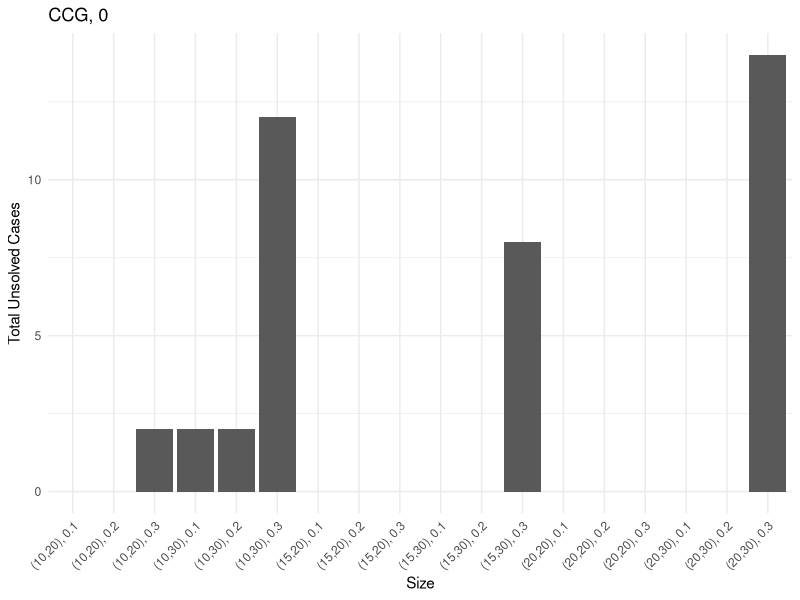
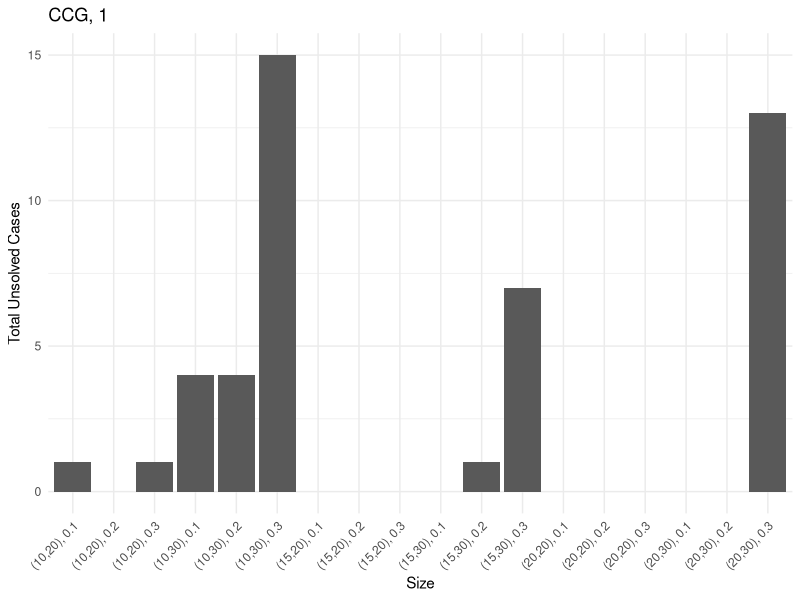
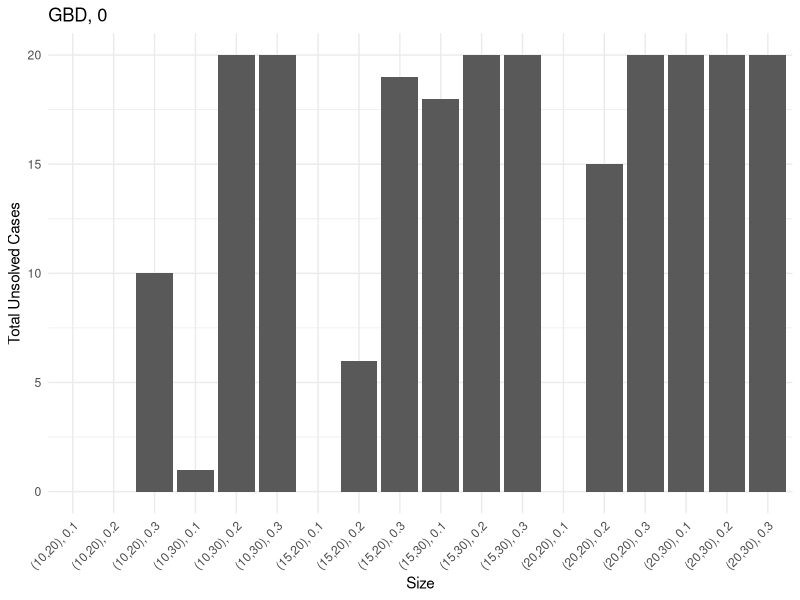
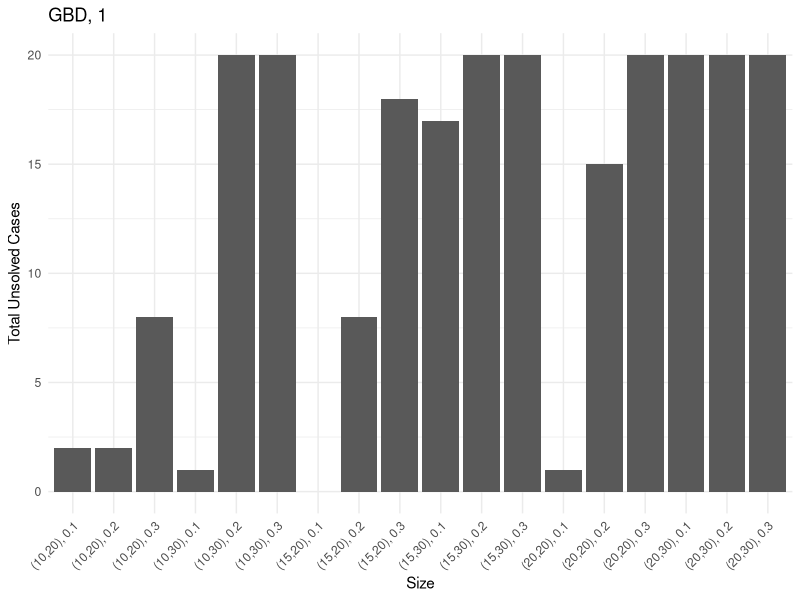
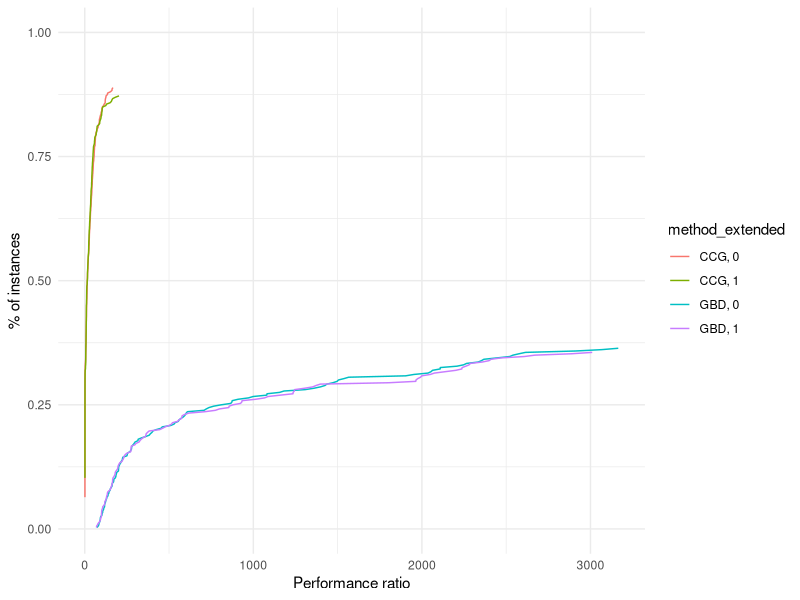
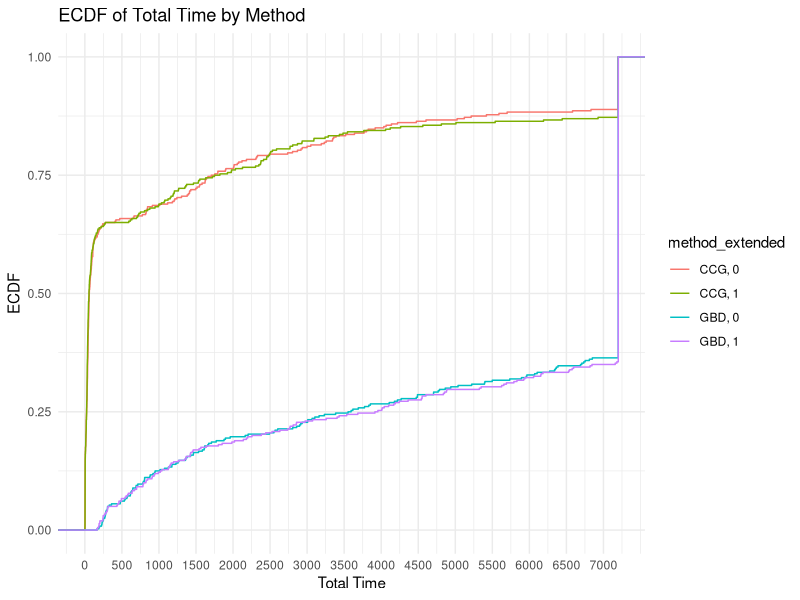
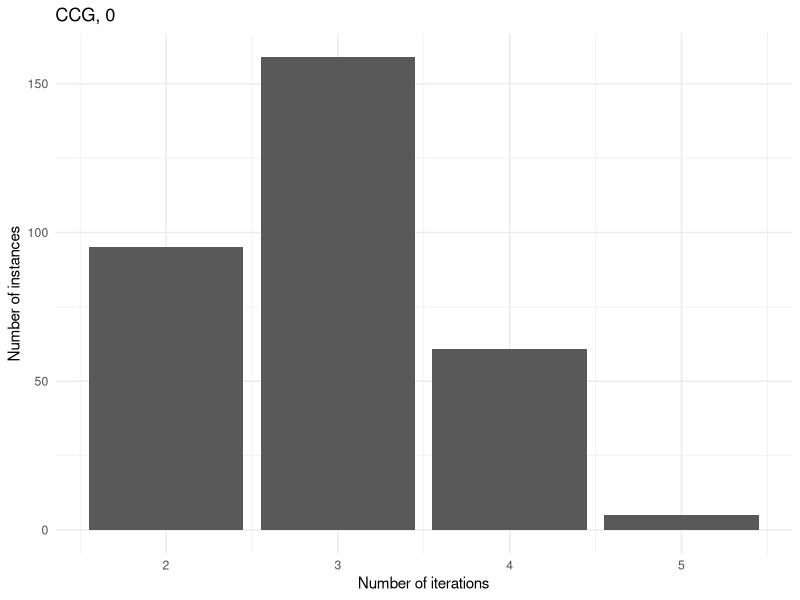
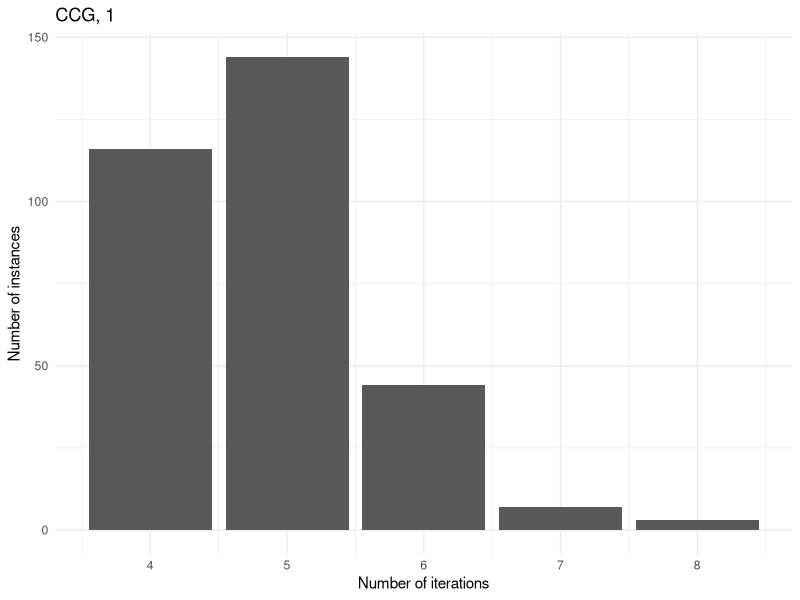

Recreate these plots in R, in order.
## ---- chunk 1
library(rmarkdown)
library(kableExtra)
library(ggplot2)
suppressPackageStartupMessages(library(dplyr))
## ---- chunk 2
results = read.table("./new-results.csv", header = FALSE, sep = ',')
colnames(results) <- c("tag", "instance", "n_servers", "n_clients", "Gamma", "deviation", "time_limit", "method", "use_heuristic", "total_time", "master_time", "separation_time", "best_bound", "iteration_count", "fail")
results$tag = NULL
## ---- chunk 3
results$p = results$Gamma / results$n_clients
results$p = ceiling(results$p / .05) * .05
## ---- chunk 4
results$size = paste0("(", results$n_servers, ",", results$n_clients, "), ", results$p)
## ---- chunk 5
results$method_extended = paste0(results$method, ", ", results$use_heuristic)
## ---- chunk 6
results = results[!(results$n_clients == 40),]
results = results[!(results$n_servers == 25 & results$n_clients == 25),]
## ---- chunk 7
sum(results$fail)
## ---- chunk 8
time_limit = 7200

if (sum(results$fail) > 0) {
  results[results$fail == TRUE,]$total_time = time_limit
}

results$unsolved = results$total_time >= time_limit | results$fail
## ---- chunk 9
paged_table(results)
## ---- chunk 10
for (method in unique(results$method_extended)) {
  
  # Sum of unsolved cases for each size
  sum_unsolved = results[results$method_extended == method,] %>% group_by(size) %>% summarise(total_unsolved = sum(unsolved))
  
  # Create a bar plot
  p = ggplot(sum_unsolved, aes(x = size, y = total_unsolved)) +
    geom_bar(stat = "identity") +
    labs(x = "Size", y = "Total Unsolved Cases", title = method) +
    theme_minimal() +
    theme(axis.text.x = element_text(angle = 45, hjust = 1))
  
  ggsave(paste0("unsolved_", method, ".pdf"), plot = p, width = 10, height = 6)
  
  print(p)
}
## ---- chunk 11
add_performance_ratio = function(dataset, 
                                 criterion_column = "total_time",
                                 unsolved_column = "unsolved",
                                 instance_column = "instance",
                                 solver_column = "solver",
                                 output_column = "performance_ratio") {
  
  # Compute best score for each instance
  best = dataset %>%
    group_by(!!sym(instance_column)) %>%
    mutate(best_solver = min(!!sym(criterion_column)))
  
  # Compute performance ratio for each instance and solver
  result = best %>%
    group_by(!!sym(instance_column), !!sym(solver_column)) %>%
    mutate(!!sym(output_column) := !!sym(criterion_column) / best_solver) %>%
    ungroup()
  
  if (sum(result[,unsolved_column]) > 0) {
    result[result[,unsolved_column] == TRUE,output_column] = max(result[,output_column])
  }

  return (result)
}

plot_performance_profile = function(dataset,
                                    criterion_column,
                                    unsolved_column = "unsolved",
                                    instance_column = "instance",
                                    solver_column = "solver"
                                    ) {
  
  dataset_with_performance_ratios = add_performance_ratio(dataset,
                                                          criterion_column = criterion_column,
                                                          instance_column = instance_column,
                                                          solver_column = solver_column,
                                                          unsolved_column = unsolved_column)
  
  solved_dataset_with_performance_ratios = dataset_with_performance_ratios[!dataset_with_performance_ratios[,unsolved_column],]
  
  compute_performance_profile_point = function(method, data) {
    
    performance_ratios = solved_dataset_with_performance_ratios[solved_dataset_with_performance_ratios[,solver_column] == method,]$performance_ratio
    
    unscaled_performance_profile_point = ecdf(performance_ratios)(data)
    
    n_instances = sum(dataset[,solver_column] == method)
    n_solved_instances = sum(dataset[,solver_column] == method & !dataset[,unsolved_column])
    
    return( unscaled_performance_profile_point * n_solved_instances / n_instances )
  }
  
  perf = solved_dataset_with_performance_ratios %>%
    group_by(!!sym(solver_column)) %>%
    mutate(performance_profile_point = compute_performance_profile_point(unique(!!sym(solver_column)), performance_ratio))
  
  result = ggplot(data = perf, aes(x = performance_ratio, y = performance_profile_point, color = !!sym(solver_column))) +
              geom_line()
  
  return (result)
}

## ---- chunk 12
performance_profile = plot_performance_profile(results, criterion_column = "total_time", solver_column = "method_extended") +
  labs(x = "Performance ratio", y = "% of instances") +
  scale_y_continuous(limits = c(0, 1)) +
  theme_minimal()
print(performance_profile)
ggsave("performance_profile.pdf", plot = performance_profile)
## ---- chunk 13
ggplot(results, aes(x = total_time, color = method_extended)) +
  stat_ecdf(geom = "step") +
  xlab("Total Time") +
  ylab("ECDF") +
  labs(title = "ECDF of Total Time by Method")  +
  scale_x_continuous(breaks = seq(0, max(results$total_time), by = 500), labels = seq(0, max(results$total_time), by = 500)) +
  theme_minimal()
## ---- chunk 14
results_solved = results %>%
  filter(total_time < time_limit) %>%
  group_by(method_extended, n_servers, n_clients, p, deviation) %>%
  summarize(
    solved = n(),
    total_time = mean(total_time),
    master_time = mean(master_time),
    separation_time = mean(separation_time),
    solved_iteration_count = mean(iteration_count),
    .groups = "drop"
  ) %>%
  ungroup()
## ---- chunk 15
results_unsolved <- results %>%
  filter(total_time >= time_limit) %>%
  group_by(method_extended, n_servers, n_clients, p, deviation) %>%
  summarize(
    unsolved = n(),
    unsolved_iteration_count = mean(iteration_count),
    .groups = "drop"
  ) %>%
  ungroup()

results_fail <- results %>%
  filter(fail == TRUE) %>%
  group_by(method_extended, n_servers, n_clients, p, deviation) %>%
  summarize(
    fail = n(),
    .groups = "drop"
  ) %>%
  ungroup()

## ---- chunk 16
final_result <- merge(results_solved, results_unsolved, by = c("method_extended", "n_servers", "n_clients", "p", "deviation"), all = TRUE)
final_result <- merge(final_result, results_fail, by = c("method_extended", "n_servers", "n_clients", "p", "deviation"), all = TRUE)
## ---- chunk 17
knitr::kable(final_result, 
               digits = c(0, 0, 2, 2, 2, 0, 2, 2, 2, 2, 0, 2, 0), 
               col.names = c("Method", "|V_1|", "|V_2|", "p", "dev", "Count", "Total", "Master", "Sepatation", "# Iter", "Count", "# Iter", "# Errors"),
               caption = "Summary table"
             ) %>%
      kable_classic() %>%
      add_header_above(c(" " = 5, "Solved instances" = 5, "Unsolved instances" = 3)
)
## ---- chunk 18
for (method in unique(results$method_extended)) {
  
  p = ggplot(results[results$method_extended == method & results$unsolved == FALSE,], aes(x = iteration_count)) +
    geom_bar() +
    labs(
      title = method,
      x = "Number of iterations",
      y = "Number of instances"
    ) +
    theme_minimal()
    
  print(p) 
}
